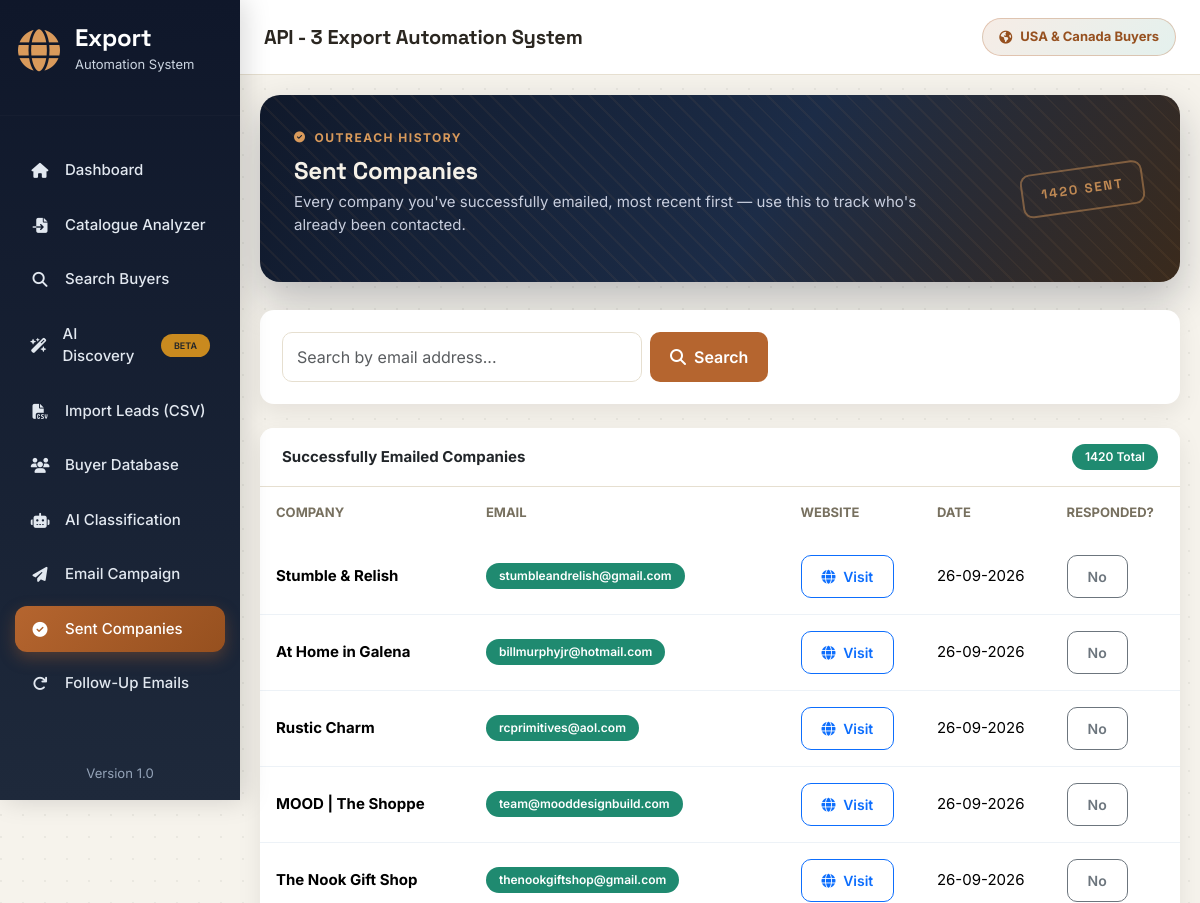
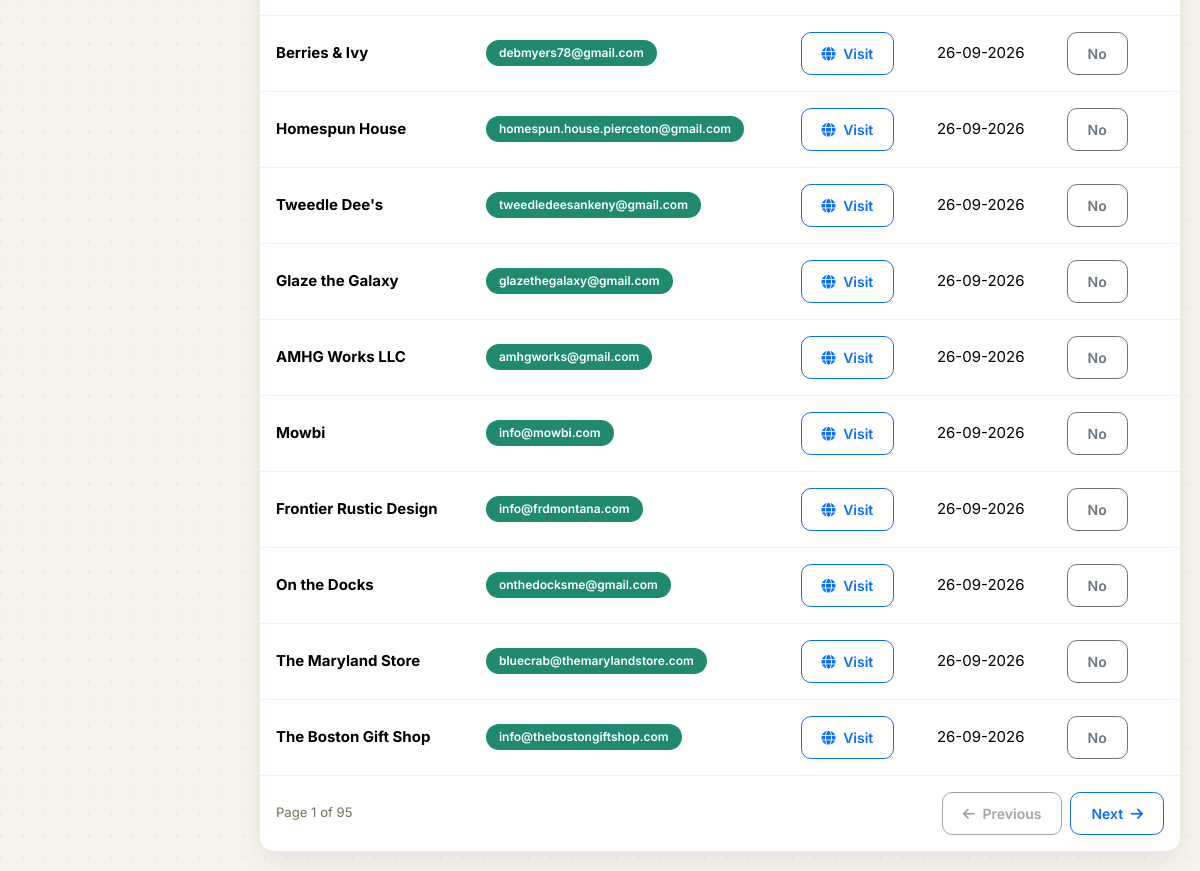
The app's page /sent-companies with its own data (2 pictures, top to bottom).
### app/models.py (models this page shows)
class EmailLog(db.Model):
    __tablename__ = "email_logs"
    id = db.Column(db.Integer, primary_key=True)
    buyer_id = db.Column(
        db.Integer,
        db.ForeignKey("buyers.id"),
        nullable=False
    )
    buyer = db.relationship("Buyer", backref="email_logs")
    company = db.Column(db.String(255))
    receiver = db.Column(db.String(255))
    website = db.Column(db.String(300))
    subject = db.Column(db.String(255))
    body = db.Column(db.Text)
    status = db.Column(
        db.String(50),
        default="Sent"
    )
    sent_at = db.Column(
        db.DateTime,
        default=db.func.now()
    )

### app/routes/sent_companies.py (the view)
@sent_companies_bp.route("/sent-companies")
def sent_companies():
    page = request.args.get("page", 1, type=int)
    if page < 1:
        page = 1
    email_query = request.args.get("q", "").strip()
    pagination = EmailRepository().sent_paginated(
        page=page,
        per_page=15,
        email_query=email_query or None
    )
    return render_template(
        "sent_companies.html",
        pagination=pagination,
        logs=pagination.items,
        email_query=email_query
    )

### app/services/gmail/email_repository.py (called while the page is built)
    def sent_paginated(self, page=1, per_page=15, email_query=None):
        query = EmailLog.query.filter_by(
            status="Sent"
        )
        if email_query:
            query = query.filter(
                EmailLog.receiver.ilike(f"%{email_query.strip()}%")
            )
        return query.order_by(
            EmailLog.sent_at.desc()
        ).paginate(
            page=page,
            per_page=per_page,
            error_out=False
        )

### app/templates/sent_companies.html (shortened to what this page needs)
{% extends "base.html" %}
{% block content %}
<div class="fade-up">
    <div class="hero-banner d-flex justify-content-between align-items-center">
        <div>
            <div class="hero-eyebrow">
                <i class="fa-solid fa-circle-check"></i>
                Outreach History
            </div>
            <h2>
                Sent Companies
            </h2>
            <p>
                Every company you've successfully emailed, most recent first —
                use this to track who's already been contacted.
            </p>
        </div>
        <div class="hero-stamp">
            {{ pagination.total }} Sent
        </div>
    </div>
    <div class="card mb-4">
        <div class="card-body">
            <form method="GET" class="d-flex gap-2 flex-wrap">
                <input
                    type="text"
                    name="q"
                    value="{{ email_query }}"
                    class="form-control"
                    style="max-width:360px;"
                    placeholder="Search by email address...">
                <button type="submit" class="btn btn-primary">
                    <i class="fa-solid fa-magnifying-glass me-1"></i> Search
                </button>
            </form>
        </div>
    </div>
    <div class="card">
        <div class="card-header d-flex justify-content-between align-items-center">
            <span>
                {% if email_query %}
                    Search Results for "{{ email_query }}"
                {% else %}
                    Successfully Emailed Companies
                {% endif %}
            </span>
            <span class="badge bg-success">
                {{ pagination.total }} {{ "Match" if email_query else "Total" }}{{ "es" if email_query and pagination.total != 1 else "" }}
            </span>
        </div>
        <div class="card-body p-0">
            {% if logs %}
            <div class="table-responsive">
                <table class="table align-middle">
                    <thead>
                        <tr>
                            <th>Company</th>
                            <th>Email</th>
                            <th>Website</th>
                            <th>Date</th>
                            <th>Responded?</th>
                        </tr>
                    </thead>
                    <tbody>
                        {% for log in logs %}
                        <tr>
                            <td>
                                <strong>{{ log.company or "-" }}</strong>
                            </td>
                            <td>
                                <span class="badge bg-success">
                                    {{ log.receiver }}
                                </span>
                            </td>
                            <td>
                                {% if log.website %}
                                    <a
                                        href="{{ log.website }}"
                                        target="_blank"
                                        class="btn btn-outline-primary btn-sm">
                                        <i class="fa-solid fa-globe me-1"></i>
                                        Visit
                                    </a>
                                {% else %}
                                    -
                                {% endif %}
                            </td>
                            <td>
                                {{ log.sent_at.strftime("%d-%m-%Y") if log.sent_at else "-" }}
                            </td>
                            <td>
                                {% set responded = log.buyer.needs_follow_up if log.buyer else False %}
                                <form
                                    method="POST"
                                    action="{{ url_for('sent_companies.toggle_follow_up', buyer_id=log.buyer_id) }}"
                                    class="d-inline">
                                    <button
                                        type="submit"
                                        class="btn btn-sm {{ 'btn-success' if responded else 'btn-outline-secondary' }}">
                                        {% if responded %}
                                            <i class="fa-solid fa-check me-1"></i> Yes
                                        {% else %}
                                            No
                                        {% endif %}
                                    </button>
                                </form>
                            </td>
                        </tr>
                        {% endfor %}
                    </tbody>
                </table>
            </div>
            <div class="d-flex justify-content-between align-items-center p-3">
                <span class="text-muted small">
                    Page {{ pagination.page }} of {{ pagination.pages if pagination.pages > 0 else 1 }}
                </span>
                <div class="d-flex gap-2">
                    {% if pagination.has_prev %}
                        <a
                            href="{{ url_for('sent_companies.sent_companies', page=pagination.prev_num, q=email_query or None) }}"
                            class="btn btn-outline-primary btn-sm">
                            <i class="fa-solid fa-arrow-left me-1"></i>
                            Previous
                        </a>
                    {% else %}
                        <button class="btn btn-outline-secondary btn-sm" disabled>
                            <i class="fa-solid fa-arrow-left me-1"></i>
                            Previous
                        </button>
                    {% endif %}
                    {% if pagination.has_next %}
                        <a
                            href="{{ url_for('sent_companies.sent_companies', page=pagination.next_num, q=email_query or None) }}"
                            class="btn btn-outline-primary btn-sm">
                            Next
                            <i class="fa-solid fa-arrow-right ms-1"></i>
                        </a>
                    {% else %}
                        <button class="btn btn-outline-secondary btn-sm" disabled>
                            Next
                            <i class="fa-solid fa-arrow-right ms-1"></i>
                        </button>
                    {% endif %}
                </div>
            </div>
            {% endif %}
        </div>
    </div>
</div>
{% endblock %}

### app/static/css/style.css (style rules this page uses)
:root { --primary:#b5652f; --primary-dark:#96501f; --sidebar:#0b1626; --sidebar-hover:#16233a; --success:#1f8a70; --danger:#c0392b; --warning:#c98a1f; --info:#2f6f8f; --background:#f6f3ec; --white:#ffffff; --border:#e6dfd0; --text:#2a2620; --muted:#77705f; --radius:14px; --shadow:0 8px 24px rgba(24,17,6,.08); --font-display:'Space Grotesk',sans-serif; --sidebar-width:270px; --sidebar-width-lg:240px; }
* { margin:0; padding:0; box-sizing:border-box; font-family:'Inter',sans-serif; }
html { overflow-x:hidden; width:100%; }
body { background:var(--background); background-image: radial-gradient(circle at 1px 1px, rgba(24,17,6,.05) 1px, transparent 0); background-size:22px 22px; color:var(--text); overflow-x:hidden; width:100%; font-size:15px; }
a { text-decoration:none; }
h1, h2, h3, h4, h5, h6 { font-family:var(--font-display); letter-spacing:-.01em; }
.card { border:none; border-radius:var(--radius); box-shadow:var(--shadow); transition:.25s ease; overflow:hidden; max-width:100%; }
.card-header { background:white; border-bottom:1px solid var(--border); font-weight:700; padding:16px 22px; }
.card-body { padding:22px; max-width:100%; }
.btn { border-radius:10px; padding:10px 20px; font-weight:600; transition:.25s; }
.btn-primary { background:var(--primary); border:none; }
.btn-outline-primary { border-radius:10px; }
.table { margin-bottom:0; vertical-align:middle; }
.table thead { background:#f8fafc; }
.table thead th { border:none; color:var(--muted); font-weight:700; font-size:13px; text-transform:uppercase; padding:16px; white-space:nowrap; }
.table tbody td { padding:16px; border-color:#edf2f7; }
.table tbody tr { transition:.2s; }
.table-responsive { overflow-x:auto; -webkit-overflow-scrolling:touch; max-width:100%; }
.badge { padding:7px 13px; border-radius:30px; font-weight:600; font-size:12px; white-space:nowrap; }
.bg-success { background:var(--success)!important; }
.form-control { border-radius:10px; border:1px solid var(--border); padding:12px 14px; transition:.25s; max-width:100%; }
.text-muted { color:var(--muted)!important; }
.fade-up { animation:fadeUp .5s ease; }
.hero-banner { position:relative; border-radius:20px; padding:30px 34px; margin-bottom:28px; overflow:hidden; max-width:100%; background: linear-gradient(120deg, #10192b 0%, #1c2c47 55%, #3a2a1c 100%); color:#f5f1e8; box-shadow:0 18px 40px rgba(16,25,43,.25); }
.hero-banner::before { content:""; position:absolute; inset:0; background-image: repeating-linear-gradient( 45deg, rgba(217,154,91,.06) 0, rgba(217,154,91,.06) 2px, transparent 2px, transparent 14px ); pointer-events:none; }
.hero-eyebrow { display:inline-flex; align-items:center; gap:8px; font-size:12px; font-weight:700; letter-spacing:1.5px; text-transform:uppercase; color:#d99a5b; margin-bottom:10px; }
.hero-eyebrow i { font-size:11px; }
.hero-banner h2 { font-family:var(--font-display); font-size:27px; font-weight:700; margin-bottom:6px; position:relative; }
.hero-banner p { color:#c8cede; max-width:640px; position:relative; }
.hero-stamp { position:absolute; right:36px; top:50%; transform:translateY(-50%) rotate(-8deg); border:2px solid rgba(217,154,91,.55); border-radius:10px; padding:10px 18px; font-family:var(--font-display); font-size:13px; font-weight:700; letter-spacing:2px; text-transform:uppercase; color:#d99a5b; opacity:.85; }
@media (max-width:1366px) { .hero-banner h2 { font-size:24px; } }

### records on screen
EmailLog: company "Stumble & Relish", receiver "stumbleandrelish@gmail.com", sent_at "26-09-2026"
EmailLog: company "At Home in Galena", receiver "billmurphyjr@hotmail.com", sent_at "26-09-2026"
EmailLog: company "Rustic Charm", receiver "rcprimitives@aol.com", sent_at "26-09-2026"
EmailLog: company "MOOD | The Shoppe", receiver "team@mooddesignbuild.com", sent_at "26-09-2026"
EmailLog: company "The Nook Gift Shop", receiver "thenookgiftshop@gmail.com", sent_at "26-09-2026"
EmailLog: company "Berries & Ivy", receiver "debmyers78@gmail.com", sent_at "26-09-2026"
EmailLog: company "Homespun House", receiver "homespun.house.pierceton@gmail.com", sent_at "26-09-2026"
EmailLog: company "Tweedle Dee's", receiver "tweedledeesankeny@gmail.com", sent_at "26-09-2026"
EmailLog: company "Glaze the Galaxy", receiver "glazethegalaxy@gmail.com", sent_at "26-09-2026"
EmailLog: company "AMHG Works LLC", receiver "amhgworks@gmail.com", sent_at "26-09-2026"
EmailLog: company "Mowbi", receiver "info@mowbi.com", sent_at "26-09-2026"
EmailLog: company "Frontier Rustic Design", receiver "info@frdmontana.com", sent_at "26-09-2026"
EmailLog: company "On the Docks", receiver "onthedocksme@gmail.com", sent_at "26-09-2026"
EmailLog: company "The Maryland Store", receiver "bluecrab@themarylandstore.com", sent_at "26-09-2026"
EmailLog: company "The Boston Gift Shop", receiver "info@thebostongiftshop.com", sent_at "26-09-2026"

### other values on screen
{{ pagination.total }} "1420"
{{ "Match" if email_query else "Total" }} "Total"
{{ pagination.page }} "1"
{{ pagination.pages if pagination.pages > 0 else 1 }} "95"
